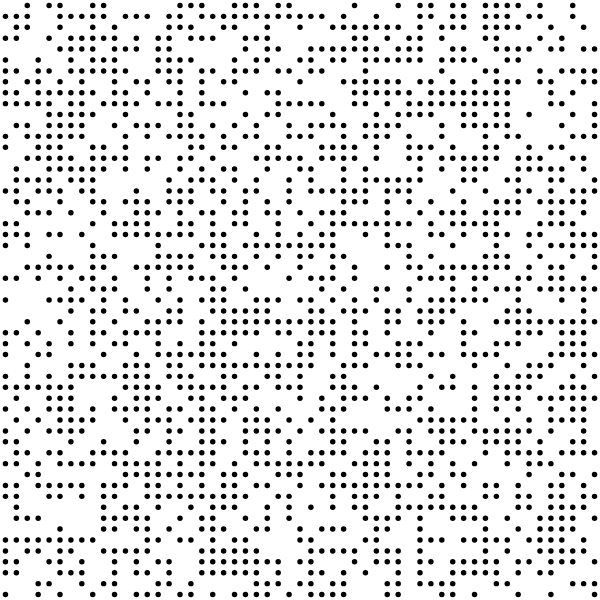
Frame 1 (no input)
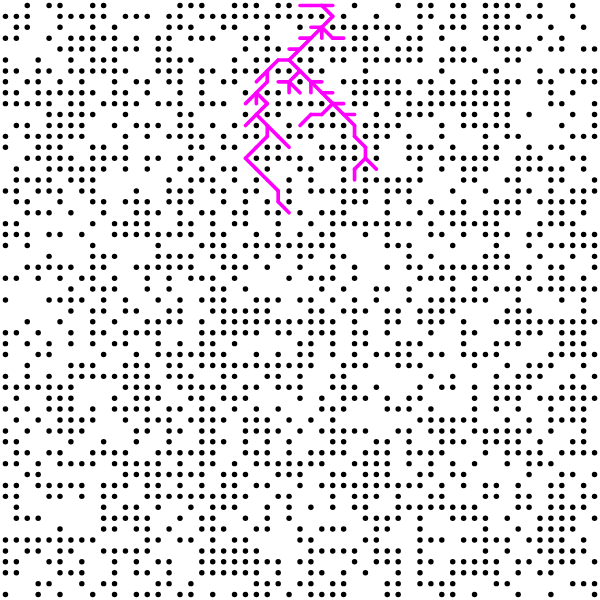
Frame 60 (no input)
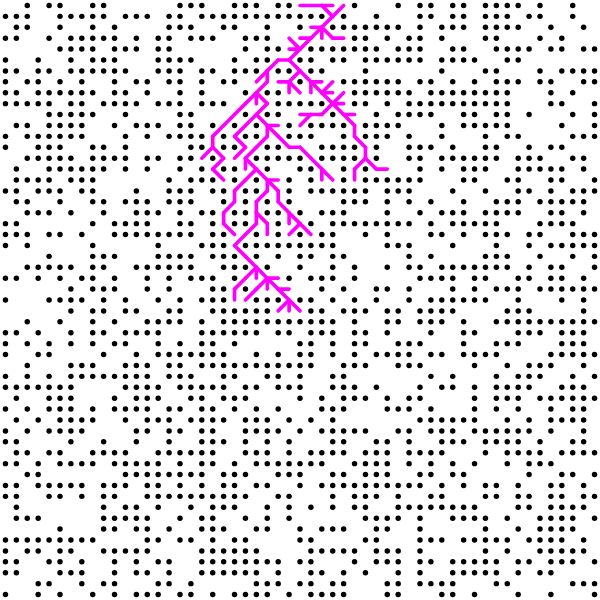
Frame 120 (the mouse pressed at the canvas centre since frame 60)

The p5.js sketch that drew these frames (run headless with seeded random() and noise() and a simulated clock; from frame 60 on, the mouse is pressed at the canvas centre):

// p5.js sketch
// ── sketch.js
class Spot {
	constructor(i, j) {
		this.i = i;
		this.j = j;
		this.f = 0;
		this.g = 0;
		this.h = 0;
		this.x = this.i * w + w / 2;
		this.y = this.j * h + h / 2;
		this.neighbors = [];
		this.prev = undefined;
		this.wall = false;
		if (random(1) < ObstacleRate) {
			this.wall = true;
		}
	}
	show(col) {
		noStroke();

		fill(col);
		this.wall && fill(0);
		ellipse(this.x, this.y, w / 2, h / 2);
	}
	addNeighbors(grid) {
		let i = this.i;
		let j = this.j;
		i < cols - 1 && this.neighbors.push(grid[i + 1][j]);
		i > 0 && this.neighbors.push(grid[i - 1][j]);
		j < rows - 1 && this.neighbors.push(grid[i][j + 1]);
		j > 0 && this.neighbors.push(grid[i][j - 1]);
		i > 0 && j > 0 && this.neighbors.push(grid[i - 1][j - 1]);
		i < cols - 1 && j > 0 && this.neighbors.push(grid[i + 1][j - 1]);
		i > 0 && j < rows - 1 && this.neighbors.push(grid[i - 1][j + 1]);
		i < cols - 1 && j < rows - 1 && this.neighbors.push(grid[i + 1][j + 1]);
	}
}

function heuristic(a, b) {
	return dist(a.i, a.j, b.i, b.j);
}

const ObstacleRate = 0.55;
let cols = 55,
	rows = cols;
let grid = new Array(cols);
let openSet = [];
let closedSet = [];
let start, end, current;
let path = [];
let w, h;
let solution = true;

function setup() {
	noSmooth();
	pixelDensity(1);
	createCanvas(min(600, windowWidth), min(600, windowWidth));
	w = width / cols;
	h = height / rows;
	for (let i = 0; i < cols; i++) {
		grid[i] = new Array(rows);
	}
	for (let i = 0; i < cols; i++) {
		for (let j = 0; j < rows; j++) {
			grid[i][j] = new Spot(i, j);
		}
	}
	for (let i = 0; i < cols; i++) {
		for (let j = 0; j < rows; j++) {
			grid[i][j].addNeighbors(grid);
		}
	}
	start = grid[floor(cols / 2)][0];
	end = grid[floor(cols / 2)][rows - 1];
	start.wall = false;
	end.wall = false;

	openSet.push(start);
	strokeCap(ROUND);

	for (let i = 0; i < cols; i++) {
		for (let j = 0; j < rows; j++) {
			grid[i][j].wall && grid[i][j].show(color(0));
		}
	}
}

function draw() {
	// background(0);
	// clear();
	// for (let i = 0; i < cols; i++) {
	// for (let j = 0; j < rows; j++) {
	// grid[i][j].wall && grid[i][j].show(color(0));
	// }
	// }
	if (openSet.length > 0) {
		let winner = 0;
		for (let i = 0; i < openSet.length; i++) {
			if (openSet[i].f < openSet[winner].f) {
				winner = i;
			}
		}
		current = openSet[winner];
		if (openSet[winner] === end) {
			console.log("DONE!!!!");
			noLoop();
		}
		closedSet.push(current);
		openSet.splice(winner, 1);

		let neighbors = current.neighbors;
		for (let i = 0; i < neighbors.length; i++) {
			let neighbor = neighbors[i];
			if (!closedSet.includes(neighbor) & !neighbor.wall) {
				let tempg = current.g + 1;
				let newPath = false;
				if (openSet.includes(neighbor)) {
					if (tempg < neighbor.g) {
						neighbor.g = tempg;
						newPath = true;
					}
				} else {
					neighbor.g = tempg;
					openSet.push(neighbor);
					newPath = true;
				}
				if (newPath) {
					neighbor.h = heuristic(neighbor, end);
					neighbor.f = neighbor.g + neighbor.h;
					neighbor.prev = current;
				}
			}
		}
	} else {
		console.log("NO SOLUTION");
		solution = false;
		noLoop();
		//no solution
	}
	// for (let i = 0; i < cols; i++) {
	// 	for (let j = 0; j < rows; j++) {
	// 		grid[i][j].wall && grid[i][j].show(color(0));
	// 	}
	// }
	// for (let i = 0; i < openSet.length; i++) {
	// 	openSet[i].show(color(0, 255, 0));
	// }
	// for (let i = 0; i < closedSet.length; i++) {
	// 	closedSet[i].show(color(255, 0, 0));
	// }
	if (solution) {
		path = [];
		let temp = current;
		path.push(current);
		let i = 0;
		while (temp.prev && i < 1) {
			// while (temp.prev) {
			path.push(temp.prev);
			temp = temp.prev;
			i++;
		}
	}
	// for (let i = 0; i < path.length; i++) {
	// path[i].show(color(0, 0, 255));
	// }
	noFill();
	stroke(255, 0, 255);
	strokeWeight(w / 3);
	beginShape();
	for (let i = 0; i < min(path.length, 2); i++) {
		vertex(path[i].x, path[i].y);
	}
	endShape();
}
